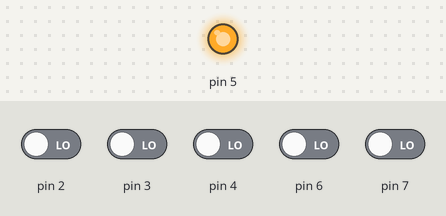
A sketch run on a simulated Arduino Uno, built with avr-gcc and run on an emulated ATmega328P. On the bench: output pins drawn as LEDs (lit = HIGH). Inputs (shaded band) come from the test bench; at power-on: pin 2–4, pin 6, pin 7 LOW.

Above: at 1.2 s.
1.3 s: pin 3 driven HIGH and pin 4 driven HIGH
At 1.7 s:
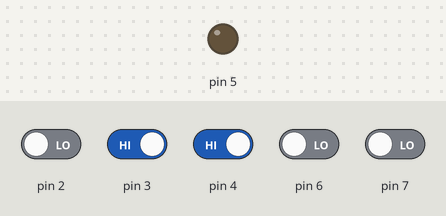
Timing chart, 0 to 4.3 s (numbered marks = the images above; inputs shaded):
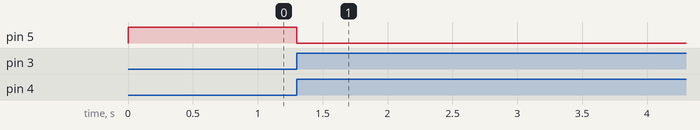

The sketch:

bomba.ino
```cpp
#include "bomba.h"

void setup()
{Serial.begin(9600);
confES();
}

void loop()
{
  procEstado(leituraSens());
}
```

bomba.cpp
```cpp
// Eletrônica Digital
// Data: 04/04/2019

//.cpp é a implementacao da biblioteca
//.h é o cabeçalho

#include "bomba.h"

// funcao para definir os pinos 3 e 4 como entrada
// e definimos o pino 5 como saída
void confES(){
  //defino os pinos 3 e 4 como entrada, ou seja, com valor binario 0
  //resetamos as posições usando o compound and
  DDRD &= ~((1<<DDD4)|(1<<DDD3)); //Sensores nos pinos 3 e 4
  // defino o pino 5 como saida, ou sejam, com valor binario 1
  //setamos a posicao usando o compound or
  DDRD |= (1<<DDD5); //Bomba no pino 5
  PORTD &= ~(1<<DDD5); /// Mantem saida 5 em zero/desligado
}

// leitura dos pinos 3 e 4
byte leituraSens(){
  // apenas desloco para facilitar a identificacao de que porta esta sendo lida
  // agora a leitura dos pinos 3 e 4 estarao nas posicoes 0 e 1
  // em que pino 3 -> posicao 0 e pino 4 -> posicao 1
   return (PIND & 0x18)>>3; // 0x18 = 00011000
  // PIND é equivalente ao digitalRead, mas lendo varios pinos simultaneamente
  // mapeamento dos sensores
  // sensor A (sensor superior) está na posicao 1
  // sensor B (sensor inferior) esta na posicao 0
  // se A=0, significa que o sensor superior esta desativado
  // se A=1, significa que o sensor superior esta ativado
  // se B=0, significa que o sensor inferior esta desativado
  // se B=1, significa que o sensor inferior esta ativado
}

//Liga a bomba
void liga(){
  // vamos enviar nivel logico 1 na saida 5
  PORTD |= (1<<DDD5); /// liga 5
}
 //Desliga a bomba
void desliga(){
  // vamos enviar nivel logico 0 na saida 5
  PORTD &= ~(1<<DDD5); /// desliga 5
}

// definição dos estados desligado e ligado
#define DESLIGADO 0
#define LIGADO    1

byte estado = DESLIGADO;

void procEstado(byte sensores) //essa entrada sera o leituraSens()
{
  switch(estado){
    case DESLIGADO:
      desliga();
        if(sensores == 0){ // os dois sensores estao desativados (lembrar do deslocamento)
              estado = LIGADO;}
    break;
    case LIGADO:
      liga();
        if(sensores == 3){ // os dois sensores estao ativados (lembrar do deslocamento)
              estado = DESLIGADO;}
    break;
  }

}
```

bomba.h
```cpp
// se este pedaço de codigo sera incluido ou nao dependendo de _BOMBA_H
#ifndef _BOMBA_H
#define _BOMBA_H
#include <Arduino.h>
void confES();
void procEstado(byte sensores);
byte leituraSens();
#endif
```

Measured:
- after the input at 1.3 s, pin 5: HIGH → LOW at once
